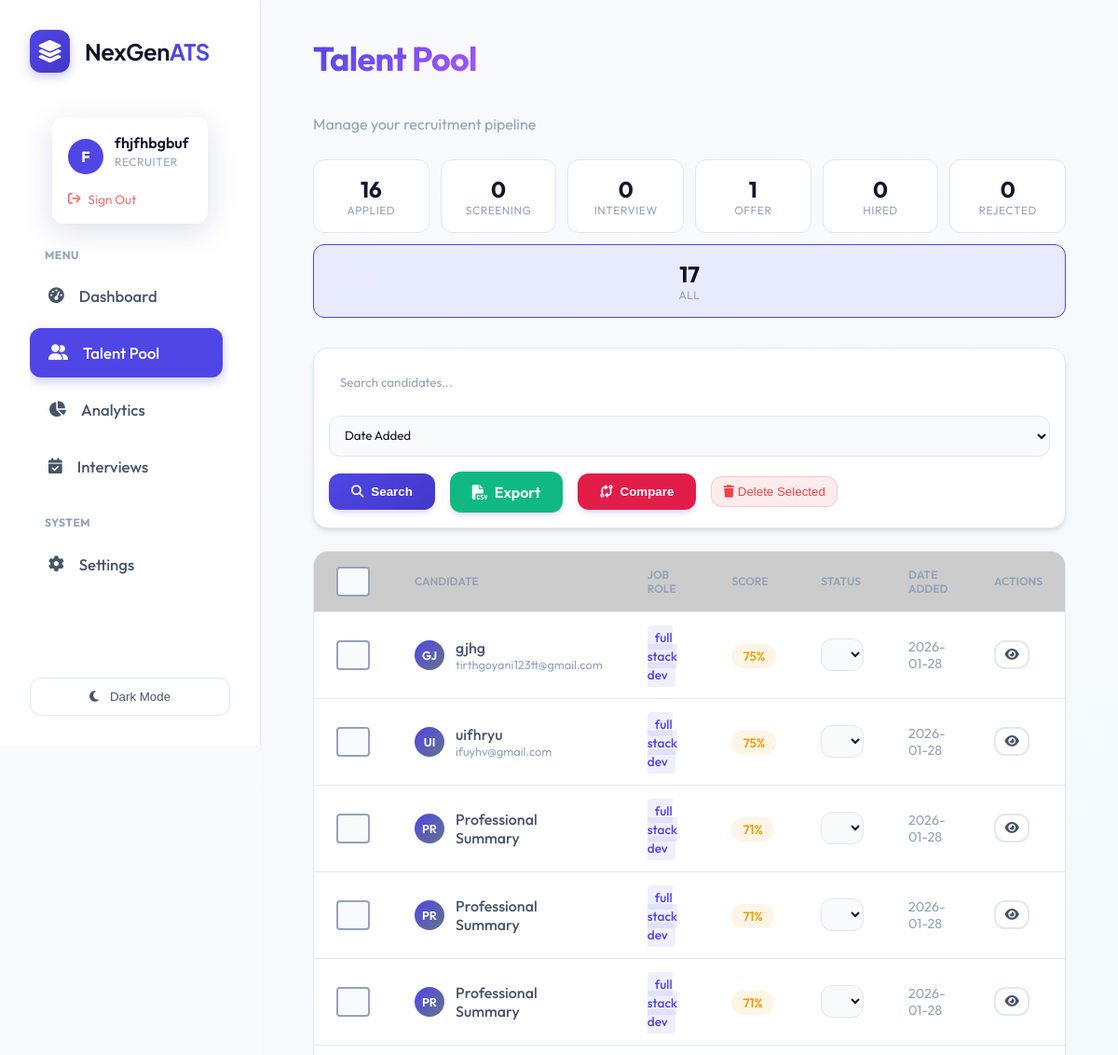
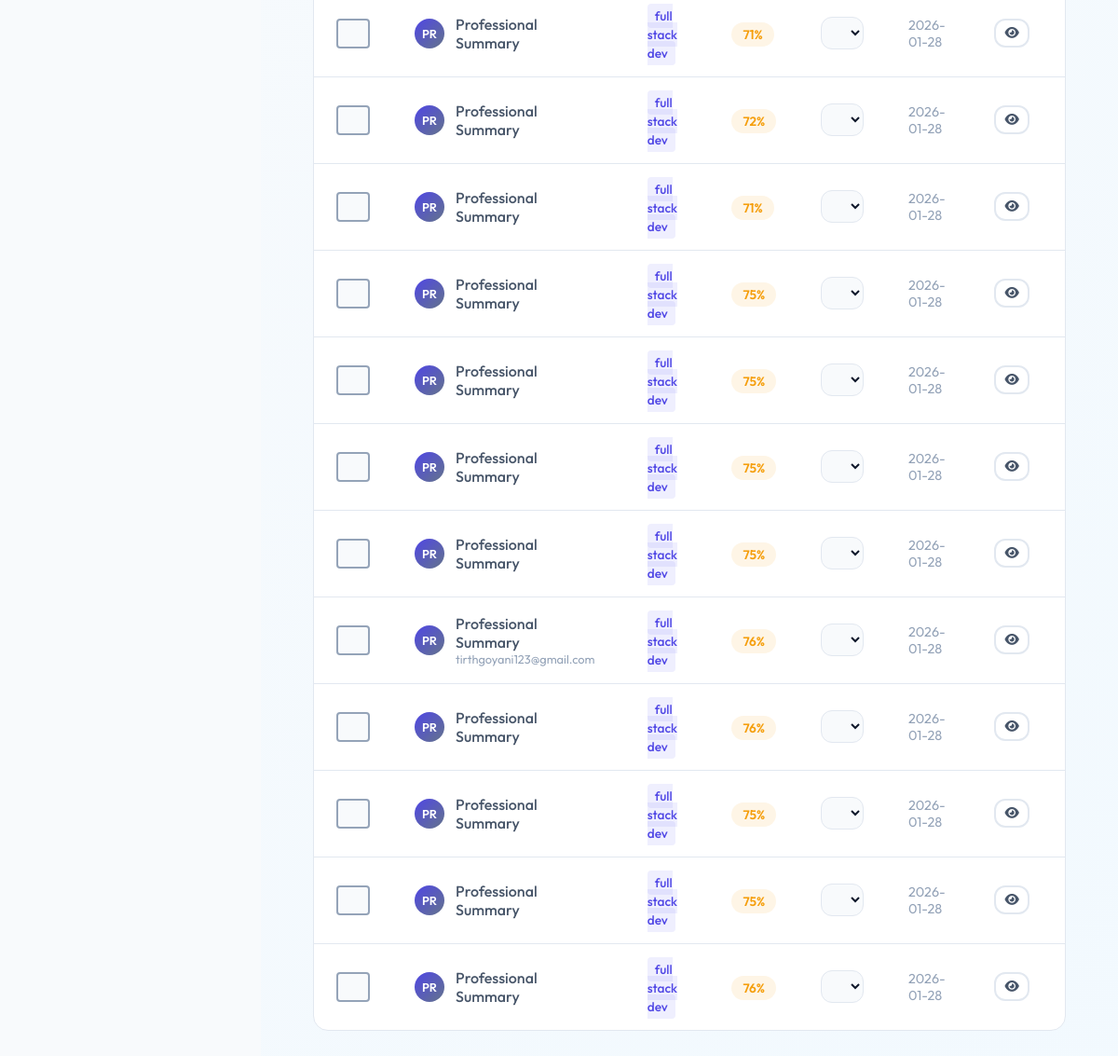
The page /talent_pool (signed in) on the database its author committed (2 pictures, top to bottom).
### tables this page shows
CREATE TABLE users (
                    id INTEGER PRIMARY KEY AUTOINCREMENT,
                    name TEXT NOT NULL,
                    email TEXT UNIQUE NOT NULL,
                    password_hash TEXT NOT NULL,
                    role TEXT DEFAULT 'candidate', -- recruiter, candidate, admin
                    created_at TIMESTAMP DEFAULT CURRENT_TIMESTAMP
                , resume_path TEXT, skills TEXT, experience TEXT, education TEXT, profile_summary TEXT, full_text TEXT);

CREATE TABLE candidates (
                    id INTEGER PRIMARY KEY AUTOINCREMENT,
                    job_id INTEGER,
                    filename TEXT,
                    semantic_score REAL,
                    skills_score REAL,
                    experience_score REAL,
                    total_score REAL,
                    email TEXT,
                    phone TEXT,
                    full_text TEXT,
                    missing_skills TEXT,
                    interview_questions TEXT,
                    created_at TIMESTAMP DEFAULT CURRENT_TIMESTAMP, user_id INTEGER, status TEXT DEFAULT 'Applied', notes TEXT, name TEXT,
                    FOREIGN KEY(job_id) REFERENCES jobs(id)
                );

CREATE TABLE jobs (
                    id INTEGER PRIMARY KEY AUTOINCREMENT,
                    title TEXT NOT NULL,
                    description TEXT,
                    created_at TIMESTAMP DEFAULT CURRENT_TIMESTAMP,
                    status TEXT DEFAULT 'Open'
                );

### routes/talent_pool.py (the view)
@bp.route('/talent_pool')
@login_required
@role_required('recruiter')
def index():
    query = request.args.get('q', '')
    status_filter = request.args.get('status', '')
    sort_by = request.args.get('sort', 'created_at')
    sort_order = request.args.get('order', 'desc')
    conn = database.get_db_connection()
    base_query = '''
        SELECT c.*, j.title as job_role
        FROM candidates c
        LEFT JOIN jobs j ON c.job_id = j.id
        WHERE 1=1
    '''
    params = []
    if query:
        base_query += ' AND (c.filename LIKE ? OR c.full_text LIKE ?)'
        params.extend([f'%{query}%', f'%{query}%'])
    if status_filter:
        base_query += ' AND c.status = ?'
        params.append(status_filter)
    valid_sorts = ['created_at', 'total_score', 'filename', 'status']
    if sort_by not in valid_sorts:
        sort_by = 'created_at'
    order = 'DESC' if sort_order == 'desc' else 'ASC'
    base_query += f' ORDER BY c.{sort_by} {order}'
    candidates = conn.execute(base_query, params).fetchall()
    pipeline_stats = {}
    for status in PIPELINE_STATUSES:
        count = conn.execute('SELECT COUNT(*) FROM candidates WHERE status = ?', (status,)).fetchone()[0]
        pipeline_stats[status] = count
    conn.close()
    return render_template('talent_pool.html',
                         candidates=candidates,
                         query=query,
                         status_filter=status_filter,
                         sort_by=sort_by,
                         sort_order=sort_order,
                         pipeline_stats=pipeline_stats,
                         statuses=PIPELINE_STATUSES)

### app.py (called while the page is built)
@login_manager.user_loader
def load_user(user_id):
    return User.get(user_id)

### database.py (called while the page is built)
def get_db_connection():
    db_url = os.getenv('DATABASE_URL')
    if db_url:
        import psycopg2
        from psycopg2.extras import RealDictCursor
        conn = psycopg2.connect(db_url, cursor_factory=RealDictCursor)
        return conn
    else:
        conn = sqlite3.connect(DB_NAME)
        conn.row_factory = sqlite3.Row
        return conn

    @staticmethod
    def get(user_id):
        conn = get_db_connection()
        user = conn.execute('SELECT * FROM users WHERE id = ?', (user_id,)).fetchone()
        conn.close()
        if not user: return None
        return User(user['id'], user['name'], user['email'], user['role'], user['password_hash'],
                   user['resume_path'], user['skills'], user['experience'], user['education'], user['profile_summary'])

### templates/talent_pool.html (shortened to what this page needs)
{% extends "layout.html" %}
{% block content %}
<div class="dashboard-header" style="margin-bottom: 1.5rem;">
    <div>
        <h1 class="text-gradient">Talent Pool</h1>
        <p class="dashboard-subtitle">Manage your recruitment pipeline</p>
    </div>
</div>
<div class="pipeline-stats" style="display: flex; gap: 0.75rem; margin-bottom: 2rem; flex-wrap: wrap;">
    {% for status in statuses %}
    <a href="?status={{ status }}" class="pipeline-stat-card {% if status_filter == status %}active{% endif %}"
        style="flex: 1; min-width: 120px; text-decoration: none;">
        <div class="stat-count">{{ pipeline_stats.get(status, 0) }}</div>
        <div class="stat-label">{{ status }}</div>
    </a>
    {% endfor %}
    <a href="/talent_pool" class="pipeline-stat-card {% if not status_filter %}active{% endif %}"
        style="flex: 1; min-width: 120px; text-decoration: none;">
        <div class="stat-count">{{ candidates|length }}</div>
        <div class="stat-label">All</div>
    </a>
</div>
<div class="glass-card" style="padding: 1rem; margin-bottom: 1.5rem;">
    <form class="d-flex gap-3 align-center" method="GET" action="/talent_pool" style="flex-wrap: wrap;">
        <input type="text" name="q" class="search-input" placeholder="Search candidates..." value="{{ query }}"
            style="flex: 1; min-width: 200px; padding: 0.75rem;">
        <select name="sort" style="padding: 0.75rem; min-width: 150px;" onchange="this.form.submit()">
            <option value="created_at" {% if sort_by=='created_at' %}selected{% endif %}>Date Added</option>
        </select>
        <button type="submit" class="btn-primary"><i class="fa-solid fa-search"></i> Search</button>
        <a href="{{ url_for('export.export_talent_pool_csv') }}" class="btn-primary"
            style="background: var(--success);">
            <i class="fa-solid fa-file-csv"></i> Export
        </a>
        <button type="button" onclick="compareSelected()" class="btn-primary" style="background: #e11d48;">
            <i class="fa-solid fa-code-compare"></i> Compare
        </button>
        <button type="button" onclick="bulkDelete()" class="btn-danger">
            <i class="fa-solid fa-trash"></i> Delete Selected
        </button>
    </form>
</div>
<div class="table-container">
    <table>
        <thead>
            <tr>
                <th width="40">
                    <input type="checkbox" id="selectAll" class="custom-checkbox" onchange="toggleSelectAll(this)">
                </th>
                <th>Candidate</th>
                <th>Job Role</th>
                <th>Score</th>
                <th>Status</th>
                <th>Date Added</th>
                <th>Actions</th>
            </tr>
        </thead>
        <tbody>
            {% for cand in candidates %}
            <tr data-id="{{ cand.id }}">
                <td onclick="event.stopPropagation()">
                    <input type="checkbox" name="compare_id" value="{{ cand.id }}"
                        class="custom-checkbox candidate-checkbox">
                </td>
                <td>
                    <div style="display: flex; align-items: center; gap: 0.75rem;">
                        <div class="avatar sm">
                            {{ (cand.name or cand.filename)[:2] }}
                        </div>
                        <div>
                            <div style="font-weight: 500;">{{ cand.name if cand.name else cand.filename }}</div>
                            {% if cand.email %}
                            <div style="font-size: 0.8rem; color: var(--text-muted);">{{ cand.email }}</div>
                            {% endif %}
                        </div>
                    </div>
                </td>
                <td>
                    <span class="role-tag">{{ cand.job_role if cand.job_role else 'General' }}</span>
                </td>
                <td>
                    <span
                        class="score-badge {% if cand.total_score >= 80 %}high{% elif cand.total_score >= 50 %}medium{% else %}low{% endif %}">
                        {{ cand.total_score|round|int }}%
                    </span>
                </td>
                <td>
                    <select class="status-dropdown" data-id="{{ cand.id }}" onchange="updateStatus(this)">
                        {% for status in statuses %}
                        <option value="{{ status }}" {% if cand.status==status %}selected{% endif %}>{{ status }}
                        </option>
                        {% endfor %}
                    </select>
                </td>
                <td style="color: var(--text-muted); font-size: 0.9rem;">{{ cand.created_at[:10] }}</td>
                <td>
                    <button onclick="viewCandidate({{ cand.id }})" class="btn-secondary btn-sm">
                        <i class="fa-solid fa-eye"></i>
                    </button>
                </td>
            </tr>
            {% endfor %}
        </tbody>
    </table>
</div>
{% endblock %}

### templates/layout.html (shortened to what this page needs)
<!DOCTYPE html>
<html lang="en">
<head>
    <link rel="stylesheet" href="https://cdnjs.cloudflare.com/ajax/libs/font-awesome/6.4.0/css/all.min.css">
    <link rel="stylesheet" href="/static/style.css">
</head>
<body>
    <div class="app-container">
        <aside class="sidebar">
            <div class="brand">
                <div class="brand-logo-container"
                    style="background: linear-gradient(135deg, var(--primary), var(--primary-hover)); padding: 8px; border-radius: 12px; box-shadow: 0 4px 12px rgba(79, 70, 229, 0.3);">
                    <i class="fa-solid fa-layer-group" style="color: white; font-size: 1.5rem;"></i>
                </div>
                <span style="font-family: 'Plus Jakarta Sans', sans-serif; letter-spacing: -0.5px;">NexGen<span
                        style="color: var(--primary);">ATS</span></span>
            </div>
            <div class="user-profile-widget">
                {% if current_user.is_authenticated %}
                <div class="user-card glass-effect"
                    style="border: 1px solid rgba(255,255,255,0.1); background: rgba(255,255,255,0.03);">
                    <div style="display: flex; align-items: center; gap: 0.75rem; margin-bottom: 0.75rem;">
                        <div
                            style="width: 38px; height: 38px; background: var(--primary); border-radius: 50%; display: flex; align-items: center; justify-content: center; color: white; font-weight: 700;">
                            {{ current_user.name[0] | upper }}
                        </div>
                        <div style="overflow: hidden;">
                            <div class="user-card-name"
                                style="white-space: nowrap; overflow: hidden; text-overflow: ellipsis;">{{
                                current_user.name }}</div>
                            <div class="user-card-role">{{ current_user.role }}</div>
                        </div>
                    </div>
                    <form action="{{ url_for('auth.logout') }}" method="GET">
                        <button type="submit" class="user-card-logout"
                            style="background: none; border: none; cursor: pointer; padding: 0; width: auto; font-family: inherit;">
                            <i class="fa-solid fa-arrow-right-from-bracket"></i> Sign Out
                        </button>
                    </form>
                </div>
                {% endif %}
            </div>
            <nav style="flex: 1; overflow-y: auto; padding-right: 0.5rem;">
                <p
                    style="font-size: 0.75rem; text-transform: uppercase; color: var(--text-muted); font-weight: 700; margin: 0 0 0.5rem 1rem; letter-spacing: 0.5px;">
                    Menu</p>
                <a href="/" class="nav-item {% if request.path == '/' %}active{% endif %}">
                    <i class="fa-solid fa-gauge-high"></i>
                    <span>Dashboard</span>
                </a>
                {% if current_user.is_authenticated and current_user.role == 'recruiter' %}
                <a href="/talent_pool" class="nav-item {% if request.path == '/talent_pool' %}active{% endif %}">
                    <i class="fa-solid fa-user-group"></i>
                    <span>Talent Pool</span>
                </a>
                <a href="/analytics" class="nav-item {% if request.path == '/analytics' %}active{% endif %}">
                    <i class="fa-solid fa-chart-pie"></i>
                    <span>Analytics</span>
                </a>
                <a href="/interviews" class="nav-item {% if request.path == '/interviews' %}active{% endif %}">
                    <i class="fa-solid fa-calendar-check"></i>
                    <span>Interviews</span>
                </a>
                {% endif %}
                <p
                    style="font-size: 0.75rem; text-transform: uppercase; color: var(--text-muted); font-weight: 700; margin: 1.5rem 0 0.5rem 1rem; letter-spacing: 0.5px;">
                    System</p>
                <a href="/settings" class="nav-item {% if request.path == '/settings' %}active{% endif %}">
                    <i class="fa-solid fa-gear"></i>
                    <span>Settings</span>
                </a>
            </nav>
            <button id="theme-toggle" class="theme-toggle-btn">
                <i class="fa-solid fa-moon"></i>
                <span>Switch Theme</span>
            </button>
        </aside>
        <main class="main-content">
            {% block content %}{% endblock %}
        </main>
    </div>
</body>
</html>

### templates/talent_pool.html (style rules this page uses)
.pipeline-stats { display: flex; gap: 0.75rem; }
.pipeline-stat-card { background: var(--bg-card); border: 1px solid var(--border); border-radius: var(--radius); padding: 1rem; text-align: center; transition: all 0.2s; cursor: pointer; }
.pipeline-stat-card.active { border-color: var(--primary); background: rgba(99, 102, 241, 0.1); }
.stat-count { font-size: 1.5rem; font-weight: 700; color: var(--text-primary); }
.stat-label { font-size: 0.75rem; text-transform: uppercase; color: var(--text-muted); letter-spacing: 0.5px; }
.score-badge { padding: 0.25rem 0.75rem; border-radius: 999px; font-size: 0.85rem; font-weight: 600; }
.score-badge.medium { background: rgba(245, 158, 11, 0.1); color: var(--warning); }
.status-dropdown { padding: 0.4rem 0.75rem; border-radius: var(--radius); border: 1px solid var(--border); background: var(--bg-body); color: var(--text-primary); font-size: 0.85rem; cursor: pointer; }
.role-tag { background: rgba(99, 102, 241, 0.1); color: var(--primary); padding: 0.25rem 0.5rem; border-radius: 4px; font-size: 0.85rem; }
.btn-sm { padding: 0.4rem 0.6rem; font-size: 0.85rem; }

### rows shown on the page
users: name "F", name "fhjfhbgbuf", role "RECRUITER"
candidates: name "GJ", name "gjhg", email "tirthgoyani123tt@gmail.com", title "full stack dev", total_score "75", status+id "Applied", created_at "2026-01-28"
candidates: name "UI", name "uifhryu", email "ifuyhv@gmail.com", title "full stack dev", total_score "75", status+id "Applied", created_at "2026-01-28"
candidates: name "PR", name "Professional Summary", title "full stack dev", total_score "71", status+id "Applied", created_at "2026-01-28"
candidates: name "PR", name "Professional Summary", title "full stack dev", total_score "71", status+id "Applied", created_at "2026-01-28"
candidates: name "PR", name "Professional Summary", title "full stack dev", total_score "71", status+id "Applied", created_at "2026-01-28"
candidates: name "PR", name "Professional Summary", title "full stack dev", total_score "71", status+id "Applied", created_at "2026-01-28"
candidates: name "PR", name "Professional Summary", title "full stack dev", total_score "72", status+id "Applied", created_at "2026-01-28"
candidates: name "PR", name "Professional Summary", title "full stack dev", total_score "71", status+id "Applied", created_at "2026-01-28"
candidates: name "PR", name "Professional Summary", title "full stack dev", total_score "75", status+id "Applied", created_at "2026-01-28"
candidates: name "PR", name "Professional Summary", title "full stack dev", total_score "75", status+id "Applied", created_at "2026-01-28"
candidates: name "PR", name "Professional Summary", title "full stack dev", total_score "75", status+id "Applied", created_at "2026-01-28"
candidates: name "PR", name "Professional Summary", title "full stack dev", total_score "75", status+id "Applied", created_at "2026-01-28"
candidates: name "PR", name "Professional Summary", email "tirthgoyani123@gmail.com", title "full stack dev", total_score "76", status+id "Offer", created_at "2026-01-28"
candidates: name "PR", name "Professional Summary", title "full stack dev", total_score "76", status+id "Applied", created_at "2026-01-28"
candidates: name "PR", name "Professional Summary", title "full stack dev", total_score "75", status+id "Applied", created_at "2026-01-28"
candidates: name "PR", name "Professional Summary", title "full stack dev", total_score "75", status+id "Applied", created_at "2026-01-28"
candidates: name "PR", name "Professional Summary", title "full stack dev", total_score "76", status+id "Applied", created_at "2026-01-28"

### other values the page prints
{{ pipeline_stats.get(status, 0) }} "16" "0" "0" "1" "0" "0"
{{ status }} "APPLIED" "SCREENING" "INTERVIEW" "OFFER" "HIRED" "REJECTED"
{{ candidates|length }} "17"
